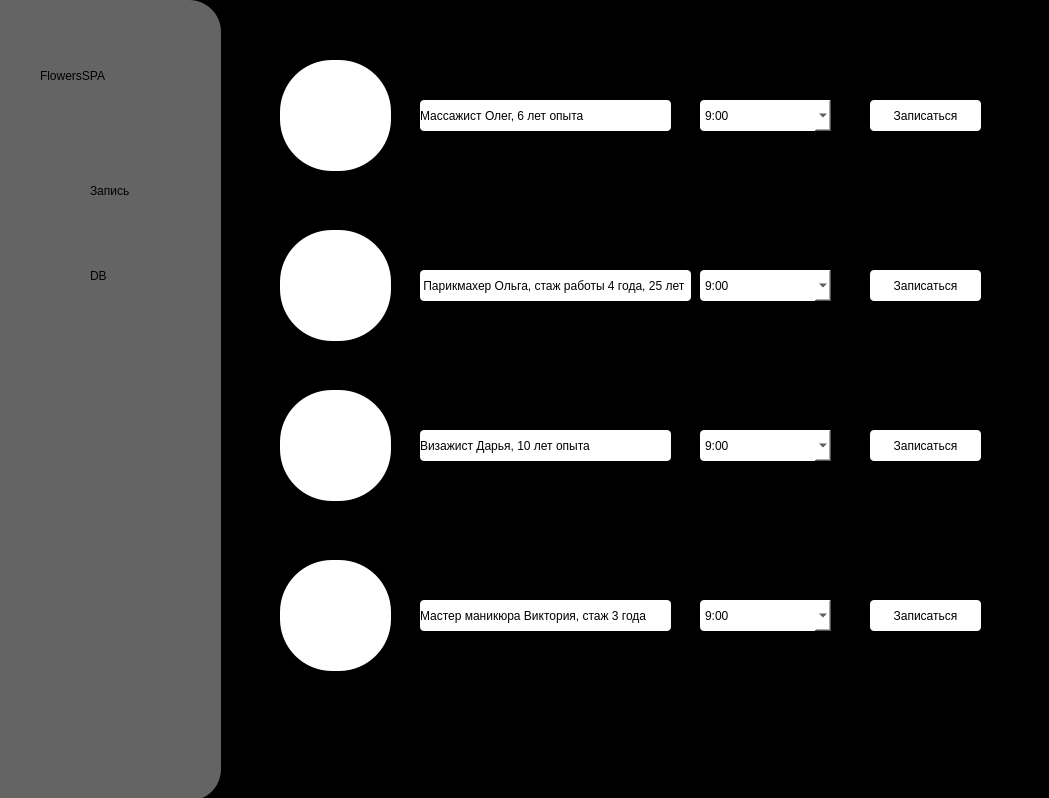
<?xml version="1.0" encoding="UTF-8"?>
<ui version="4.0">
 <class>MainWindow</class>
 <widget class="QMainWindow" name="MainWindow">
  <property name="geometry">
   <rect>
    <x>0</x>
    <y>0</y>
    <width>1049</width>
    <height>798</height>
   </rect>
  </property>
  <property name="windowTitle">
   <string>MainWindow</string>
  </property>
  <property name="styleSheet">
   <string notr="true">
background-color: rgb(0, 0, 0);</string>
  </property>
  <property name="iconSize">
   <size>
    <width>32</width>
    <height>32</height>
   </size>
  </property>
  <widget class="QWidget" name="centralwidget">
   <widget class="QWidget" name="widget" native="true">
    <property name="geometry">
     <rect>
      <x>-30</x>
      <y>0</y>
      <width>251</width>
      <height>801</height>
     </rect>
    </property>
    <property name="styleSheet">
     <string notr="true">background-color: rgb(100, 100, 100);
border-radius: 32px;</string>
    </property>
    <widget class="QPushButton" name="hair">
     <property name="geometry">
      <rect>
       <x>50</x>
       <y>160</y>
       <width>61</width>
       <height>60</height>
      </rect>
     </property>
     <property name="styleSheet">
      <string notr="true">border: 3px solid rbg(0, 0, 0);
border-radius: 4px;

</string>
     </property>
     <property name="text">
      <string/>
     </property>
     <property name="icon">
      <iconset resource="res.qrc">
       <normaloff>:/icons/hair.svg</normaloff>:/icons/hair.svg</iconset>
     </property>
     <property name="iconSize">
      <size>
       <width>32</width>
       <height>32</height>
      </size>
     </property>
    </widget>
    <widget class="QLabel" name="text">
     <property name="geometry">
      <rect>
       <x>70</x>
       <y>50</y>
       <width>121</width>
       <height>51</height>
      </rect>
     </property>
     <property name="styleSheet">
      <string notr="true">font: italic 16pt &quot;Sitka Small&quot;;</string>
     </property>
     <property name="text">
      <string>FlowersSPA</string>
     </property>
    </widget>
    <widget class="QLabel" name="label">
     <property name="geometry">
      <rect>
       <x>120</x>
       <y>180</y>
       <width>101</width>
       <height>21</height>
      </rect>
     </property>
     <property name="whatsThis">
      <string>&lt;html&gt;&lt;head/&gt;&lt;body&gt;&lt;p align=&quot;center&quot;&gt;&lt;br/&gt;&lt;/p&gt;&lt;/body&gt;&lt;/html&gt;</string>
     </property>
     <property name="styleSheet">
      <string notr="true">font: 9pt &quot;Mongolian Baiti&quot;;</string>
     </property>
     <property name="text">
      <string>Запись</string>
     </property>
    </widget>
    <widget class="QPushButton" name="pushButton_4">
     <property name="geometry">
      <rect>
       <x>50</x>
       <y>240</y>
       <width>60</width>
       <height>60</height>
      </rect>
     </property>
     <property name="styleSheet">
      <string notr="true">border: 3px solid rbg(0, 0, 0);
border-radius: 4px;</string>
     </property>
     <property name="text">
      <string/>
     </property>
     <property name="icon">
      <iconset resource="res.qrc">
       <normaloff>:/icons/open-mail-svgrepo-com.svg</normaloff>:/icons/open-mail-svgrepo-com.svg</iconset>
     </property>
     <property name="iconSize">
      <size>
       <width>52</width>
       <height>52</height>
      </size>
     </property>
    </widget>
    <widget class="QLabel" name="label_4">
     <property name="geometry">
      <rect>
       <x>120</x>
       <y>260</y>
       <width>71</width>
       <height>31</height>
      </rect>
     </property>
     <property name="styleSheet">
      <string notr="true">font: 13pt &quot;Mongolian Baiti&quot;;</string>
     </property>
     <property name="text">
      <string>DB</string>
     </property>
    </widget>
   </widget>
   <widget class="QLabel" name="label_5">
    <property name="geometry">
     <rect>
      <x>280</x>
      <y>60</y>
      <width>111</width>
      <height>111</height>
     </rect>
    </property>
    <property name="styleSheet">
     <string notr="true">background-color: rgb(255, 255, 255);
border-radius: 52px;</string>
    </property>
    <property name="frameShadow">
     <enum>QFrame::Sunken</enum>
    </property>
    <property name="text">
     <string/>
    </property>
    <property name="pixmap">
     <pixmap resource="res.qrc">:/icons/0416856-round.png</pixmap>
    </property>
   </widget>
   <widget class="QLabel" name="label_6">
    <property name="geometry">
     <rect>
      <x>420</x>
      <y>100</y>
      <width>251</width>
      <height>31</height>
     </rect>
    </property>
    <property name="styleSheet">
     <string notr="true">background-color: rgb(255, 255, 255);
font: italic 12pt &quot;Sitka Display&quot;;
border-radius: 4px;</string>
    </property>
    <property name="text">
     <string>Массажист Олег, 6 лет опыта</string>
    </property>
   </widget>
   <widget class="QComboBox" name="olga_combo">
    <property name="geometry">
     <rect>
      <x>700</x>
      <y>100</y>
      <width>131</width>
      <height>31</height>
     </rect>
    </property>
    <property name="styleSheet">
     <string notr="true">background-color: rgb(255, 255, 255);
border-radius:4px;
font: italic 12pt &quot;Sitka Display&quot;;</string>
    </property>
    <item>
     <property name="text">
      <string>9:00</string>
     </property>
    </item>
    <item>
     <property name="text">
      <string>11:00</string>
     </property>
    </item>
    <item>
     <property name="text">
      <string>13:00</string>
     </property>
    </item>
    <item>
     <property name="text">
      <string>15:00</string>
     </property>
    </item>
    <item>
     <property name="text">
      <string>17:00</string>
     </property>
    </item>
    <item>
     <property name="text">
      <string>19:00</string>
     </property>
    </item>
    <item>
     <property name="text">
      <string>21:00</string>
     </property>
    </item>
   </widget>
   <widget class="QPushButton" name="olga_alina">
    <property name="geometry">
     <rect>
      <x>870</x>
      <y>100</y>
      <width>111</width>
      <height>31</height>
     </rect>
    </property>
    <property name="styleSheet">
     <string notr="true">background-color: rgb(255, 255, 255);
border-radius: 4px;
font: italic 12pt &quot;Sitka Display&quot;;
</string>
    </property>
    <property name="text">
     <string>Записаться</string>
    </property>
   </widget>
   <widget class="QLabel" name="label_7">
    <property name="geometry">
     <rect>
      <x>280</x>
      <y>230</y>
      <width>111</width>
      <height>111</height>
     </rect>
    </property>
    <property name="styleSheet">
     <string notr="true">background-color: rgb(255, 255, 255);
border-radius: 52px;</string>
    </property>
    <property name="text">
     <string/>
    </property>
    <property name="pixmap">
     <pixmap resource="res.qrc">:/icons/devuska-goluboglazaa-volosay-round.png</pixmap>
    </property>
   </widget>
   <widget class="QLabel" name="label_8">
    <property name="geometry">
     <rect>
      <x>420</x>
      <y>270</y>
      <width>271</width>
      <height>31</height>
     </rect>
    </property>
    <property name="styleSheet">
     <string notr="true">background-color: rgb(255, 255, 255);
font: italic 12pt &quot;Sitka Display&quot;;
border-radius: 4px;</string>
    </property>
    <property name="text">
     <string> Парикмахер Ольга, стаж работы 4 года, 25 лет</string>
    </property>
   </widget>
   <widget class="QComboBox" name="olga_combo_2">
    <property name="geometry">
     <rect>
      <x>700</x>
      <y>270</y>
      <width>131</width>
      <height>31</height>
     </rect>
    </property>
    <property name="styleSheet">
     <string notr="true">background-color: rgb(255, 255, 255);
border-radius:4px;
font: italic 12pt &quot;Sitka Display&quot;;</string>
    </property>
    <item>
     <property name="text">
      <string>9:00</string>
     </property>
    </item>
    <item>
     <property name="text">
      <string>11:00</string>
     </property>
    </item>
    <item>
     <property name="text">
      <string>13:00</string>
     </property>
    </item>
    <item>
     <property name="text">
      <string>15:00</string>
     </property>
    </item>
    <item>
     <property name="text">
      <string>17:00</string>
     </property>
    </item>
    <item>
     <property name="text">
      <string>19:00</string>
     </property>
    </item>
    <item>
     <property name="text">
      <string>21:00</string>
     </property>
    </item>
   </widget>
   <widget class="QPushButton" name="olga_alina_2">
    <property name="geometry">
     <rect>
      <x>870</x>
      <y>270</y>
      <width>111</width>
      <height>31</height>
     </rect>
    </property>
    <property name="styleSheet">
     <string notr="true">background-color: rgb(255, 255, 255);
border-radius: 4px;
font: italic 12pt &quot;Sitka Display&quot;;
</string>
    </property>
    <property name="text">
     <string>Записаться</string>
    </property>
   </widget>
   <widget class="QLabel" name="label_9">
    <property name="geometry">
     <rect>
      <x>280</x>
      <y>390</y>
      <width>111</width>
      <height>111</height>
     </rect>
    </property>
    <property name="styleSheet">
     <string notr="true">background-color: rgb(255, 255, 255);
border-radius: 52px;</string>
    </property>
    <property name="text">
     <string/>
    </property>
    <property name="pixmap">
     <pixmap resource="res.qrc">:/icons/milashka-rubashka-prelest-round.png</pixmap>
    </property>
   </widget>
   <widget class="QLabel" name="label_10">
    <property name="geometry">
     <rect>
      <x>420</x>
      <y>430</y>
      <width>251</width>
      <height>31</height>
     </rect>
    </property>
    <property name="styleSheet">
     <string notr="true">background-color: rgb(255, 255, 255);
font: italic 12pt &quot;Sitka Display&quot;;
border-radius: 4px;</string>
    </property>
    <property name="text">
     <string>Визажист Дарья, 10 лет опыта</string>
    </property>
   </widget>
   <widget class="QComboBox" name="olga_combo_3">
    <property name="geometry">
     <rect>
      <x>700</x>
      <y>430</y>
      <width>131</width>
      <height>31</height>
     </rect>
    </property>
    <property name="styleSheet">
     <string notr="true">background-color: rgb(255, 255, 255);
border-radius:4px;
font: italic 12pt &quot;Sitka Display&quot;;</string>
    </property>
    <item>
     <property name="text">
      <string>9:00</string>
     </property>
    </item>
    <item>
     <property name="text">
      <string>11:00</string>
     </property>
    </item>
    <item>
     <property name="text">
      <string>13:00</string>
     </property>
    </item>
    <item>
     <property name="text">
      <string>15:00</string>
     </property>
    </item>
    <item>
     <property name="text">
      <string>17:00</string>
     </property>
    </item>
    <item>
     <property name="text">
      <string>19:00</string>
     </property>
    </item>
    <item>
     <property name="text">
      <string>21:00</string>
     </property>
    </item>
   </widget>
   <widget class="QPushButton" name="olga_alina_3">
    <property name="geometry">
     <rect>
      <x>870</x>
      <y>430</y>
      <width>111</width>
      <height>31</height>
     </rect>
    </property>
    <property name="styleSheet">
     <string notr="true">background-color: rgb(255, 255, 255);
border-radius: 4px;
font: italic 12pt &quot;Sitka Display&quot;;
</string>
    </property>
    <property name="text">
     <string>Записаться</string>
    </property>
   </widget>
   <widget class="QLabel" name="label_11">
    <property name="geometry">
     <rect>
      <x>280</x>
      <y>560</y>
      <width>111</width>
      <height>111</height>
     </rect>
    </property>
    <property name="styleSheet">
     <string notr="true">background-color: rgb(255, 255, 255);
border-radius: 52px;</string>
    </property>
    <property name="text">
     <string/>
    </property>
    <property name="pixmap">
     <pixmap resource="res.qrc">:/icons/vzglyad-devushki-s-shikarnoj-vneshnostyu-round.png</pixmap>
    </property>
   </widget>
   <widget class="QLabel" name="label_12">
    <property name="geometry">
     <rect>
      <x>420</x>
      <y>600</y>
      <width>251</width>
      <height>31</height>
     </rect>
    </property>
    <property name="styleSheet">
     <string notr="true">background-color: rgb(255, 255, 255);
font: italic 10pt &quot;Sitka Display&quot;;
border-radius: 4px;</string>
    </property>
    <property name="text">
     <string>Мастер маникюра Виктория, стаж 3 года</string>
    </property>
   </widget>
   <widget class="QComboBox" name="olga_combo_4">
    <property name="geometry">
     <rect>
      <x>700</x>
      <y>600</y>
      <width>131</width>
      <height>31</height>
     </rect>
    </property>
    <property name="styleSheet">
     <string notr="true">background-color: rgb(255, 255, 255);
border-radius:4px;
font: italic 12pt &quot;Sitka Display&quot;;</string>
    </property>
    <item>
     <property name="text">
      <string>9:00</string>
     </property>
    </item>
    <item>
     <property name="text">
      <string>11:00</string>
     </property>
    </item>
    <item>
     <property name="text">
      <string>13:00</string>
     </property>
    </item>
    <item>
     <property name="text">
      <string>15:00</string>
     </property>
    </item>
    <item>
     <property name="text">
      <string>17:00</string>
     </property>
    </item>
    <item>
     <property name="text">
      <string>19:00</string>
     </property>
    </item>
    <item>
     <property name="text">
      <string>21:00</string>
     </property>
    </item>
   </widget>
   <widget class="QPushButton" name="olga_alina_4">
    <property name="geometry">
     <rect>
      <x>870</x>
      <y>600</y>
      <width>111</width>
      <height>31</height>
     </rect>
    </property>
    <property name="styleSheet">
     <string notr="true">background-color: rgb(255, 255, 255);
border-radius: 4px;
font: italic 12pt &quot;Sitka Display&quot;;
</string>
    </property>
    <property name="text">
     <string>Записаться</string>
    </property>
   </widget>
  </widget>
 </widget>
 <resources>
  <include location="res.qrc"/>
 </resources>
 <connections/>
</ui>
